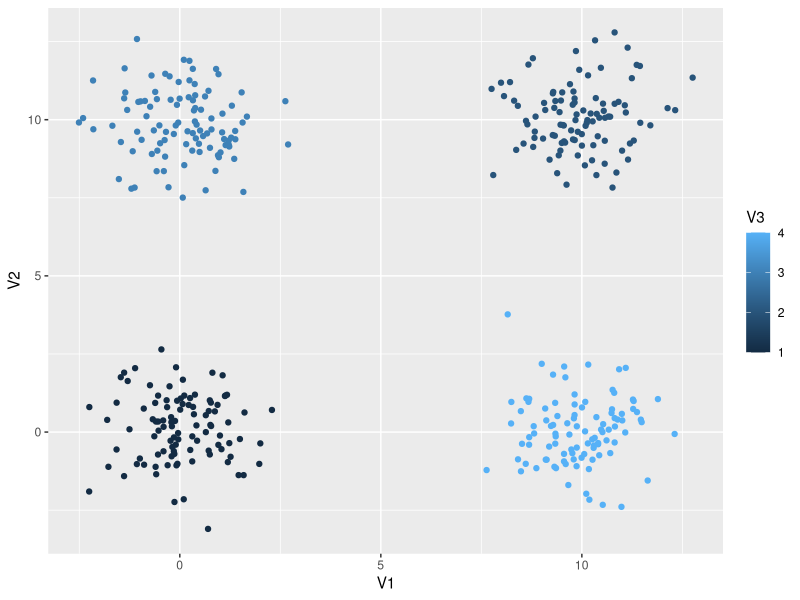

The R script that drew this image: (Note: this script raises an error after producing the figure.)
# Import libraries
library(readr)
library(ggplot2)
library(dplyr)
library(mvtnorm)

# Parms
n <- 100 # number data points per centroid
sd <- 1 # standard deviation for each centroid

# Define our four centroids
centroid_1 <- c(0, 0)
centroid_2 <- c(10, 10)
centroid_3 <- c(0, 10)
centroid_4 <- c(10, 0)

# Make covariance matrix
sd_mat <- matrix(0, 2, 2)
sd_mat[1, 1] <- sd
sd_mat[2, 2] <- sd

# Generate 100 data points per centroid. Bivariate Normal, sd = 1
data_1 <- rmvnorm(n = n, mean = centroid_1, sigma = sd_mat)
data_2 <- rmvnorm(n = n, mean = centroid_2, sigma = sd_mat)
data_3 <- rmvnorm(n = n, mean = centroid_3, sigma = sd_mat)
data_4 <- rmvnorm(n = n, mean = centroid_4, sigma = sd_mat)

# Classify our data into 4 classes
data_1 <- cbind(data_1, rep(1, 100))
data_2 <- cbind(data_2, rep(2, 100))
data_3 <- cbind(data_3, rep(3, 100))
data_4 <- cbind(data_4, rep(4, 100))

# Bind our data together
sep_data <- as.data.frame(rbind(data_1, data_2, data_3, data_4))

sep_data %>% ggplot() +
  geom_point(mapping = aes(x = V1, y = V2, color = V3))

# Write out data
write_csv(sep_data, path = "/Users/henryneeb/CME-research/sep_data")
